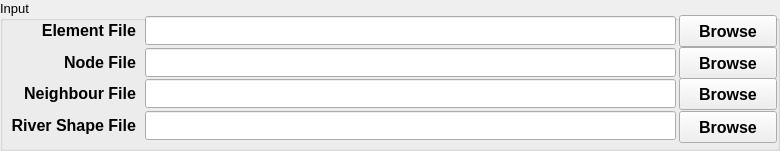
  <widget class="QGroupBox" name="groupBoxInput1">
   <property name="geometry">
    <rect>
     <x>5</x>
     <y>12</y>
     <width>780</width>
     <height>151</height>
    </rect>
   </property>
   <property name="font">
    <font>
     <pointsize>10</pointsize>
    </font>
   </property>
   <property name="title">
    <string>Input</string>
   </property>
   <widget class="QPushButton" name="pushButtonElementFile">
    <property name="geometry">
     <rect>
      <x>679</x>
      <y>15</y>
      <width>98</width>
      <height>32</height>
     </rect>
    </property>
    <property name="font">
     <font>
      <pointsize>12</pointsize>
      <weight>75</weight>
      <bold>true</bold>
     </font>
    </property>
    <property name="text">
     <string>Browse</string>
    </property>
    <property name="checkable">
     <bool>false</bool>
    </property>
    <property name="autoDefault">
     <bool>false</bool>
    </property>
    <property name="flat">
     <bool>false</bool>
    </property>
   </widget>
   <widget class="QLabel" name="textLabel1">
    <property name="geometry">
     <rect>
      <x>25</x>
      <y>15</y>
      <width>111</width>
      <height>31</height>
     </rect>
    </property>
    <property name="font">
     <font>
      <pointsize>12</pointsize>
      <weight>75</weight>
      <bold>true</bold>
     </font>
    </property>
    <property name="text">
     <string>Element File</string>
    </property>
    <property name="alignment">
     <set>Qt::AlignRight|Qt::AlignTrailing|Qt::AlignVCenter</set>
    </property>
   </widget>
   <widget class="QLineEdit" name="lineEditElementFile">
    <property name="geometry">
     <rect>
      <x>145</x>
      <y>16</y>
      <width>531</width>
      <height>29</height>
     </rect>
    </property>
    <property name="font">
     <font>
      <pointsize>11</pointsize>
      <weight>75</weight>
      <bold>true</bold>
     </font>
    </property>
   </widget>
   <widget class="QLineEdit" name="lineEditNodeFile">
    <property name="geometry">
     <rect>
      <x>145</x>
      <y>48</y>
      <width>531</width>
      <height>29</height>
     </rect>
    </property>
    <property name="font">
     <font>
      <pointsize>11</pointsize>
      <weight>75</weight>
      <bold>true</bold>
     </font>
    </property>
   </widget>
   <widget class="QLabel" name="textLabel1_3">
    <property name="geometry">
     <rect>
      <x>25</x>
      <y>47</y>
      <width>111</width>
      <height>31</height>
     </rect>
    </property>
    <property name="font">
     <font>
      <pointsize>12</pointsize>
      <weight>75</weight>
      <bold>true</bold>
     </font>
    </property>
    <property name="text">
     <string>Node File</string>
    </property>
    <property name="alignment">
     <set>Qt::AlignRight|Qt::AlignTrailing|Qt::AlignVCenter</set>
    </property>
   </widget>
   <widget class="QPushButton" name="pushButtonNodeFile">
    <property name="geometry">
     <rect>
      <x>679</x>
      <y>47</y>
      <width>98</width>
      <height>32</height>
     </rect>
    </property>
    <property name="font">
     <font>
      <pointsize>12</pointsize>
      <weight>75</weight>
      <bold>true</bold>
     </font>
    </property>
    <property name="text">
     <string>Browse</string>
    </property>
    <property name="checkable">
     <bool>false</bool>
    </property>
    <property name="autoDefault">
     <bool>false</bool>
    </property>
    <property name="flat">
     <bool>false</bool>
    </property>
   </widget>
   <widget class="QLineEdit" name="lineEditNeighbourFile">
    <property name="geometry">
     <rect>
      <x>145</x>
      <y>79</y>
      <width>531</width>
      <height>29</height>
     </rect>
    </property>
    <property name="font">
     <font>
      <pointsize>11</pointsize>
      <weight>75</weight>
      <bold>true</bold>
     </font>
    </property>
   </widget>
   <widget class="QLabel" name="textLabel1_4">
    <property name="geometry">
     <rect>
      <x>25</x>
      <y>78</y>
      <width>111</width>
      <height>31</height>
     </rect>
    </property>
    <property name="font">
     <font>
      <pointsize>12</pointsize>
      <weight>75</weight>
      <bold>true</bold>
     </font>
    </property>
    <property name="text">
     <string>Neighbour File</string>
    </property>
    <property name="alignment">
     <set>Qt::AlignRight|Qt::AlignTrailing|Qt::AlignVCenter</set>
    </property>
   </widget>
   <widget class="QPushButton" name="pushButtonNeighbourFile">
    <property name="geometry">
     <rect>
      <x>679</x>
      <y>78</y>
      <width>98</width>
      <height>32</height>
     </rect>
    </property>
    <property name="font">
     <font>
      <pointsize>12</pointsize>
      <weight>75</weight>
      <bold>true</bold>
     </font>
    </property>
    <property name="text">
     <string>Browse</string>
    </property>
    <property name="checkable">
     <bool>false</bool>
    </property>
    <property name="autoDefault">
     <bool>false</bool>
    </property>
    <property name="flat">
     <bool>false</bool>
    </property>
   </widget>
   <widget class="QLineEdit" name="lineEditRiverFile">
    <property name="geometry">
     <rect>
      <x>145</x>
      <y>111</y>
      <width>531</width>
      <height>29</height>
     </rect>
    </property>
    <property name="font">
     <font>
      <pointsize>11</pointsize>
      <weight>75</weight>
      <bold>true</bold>
     </font>
    </property>
   </widget>
   <widget class="QLabel" name="textLabel1_5">
    <property name="geometry">
     <rect>
      <x>5</x>
      <y>110</y>
      <width>131</width>
      <height>31</height>
     </rect>
    </property>
    <property name="font">
     <font>
      <pointsize>12</pointsize>
      <weight>75</weight>
      <bold>true</bold>
     </font>
    </property>
    <property name="text">
     <string>River Shape File</string>
    </property>
    <property name="alignment">
     <set>Qt::AlignRight|Qt::AlignTrailing|Qt::AlignVCenter</set>
    </property>
   </widget>
   <widget class="QPushButton" name="pushButtonRiverFile">
    <property name="geometry">
     <rect>
      <x>679</x>
      <y>111</y>
      <width>98</width>
      <height>32</height>
     </rect>
    </property>
    <property name="font">
     <font>
      <pointsize>12</pointsize>
      <weight>75</weight>
      <bold>true</bold>
     </font>
    </property>
    <property name="text">
     <string>Browse</string>
    </property>
    <property name="checkable">
     <bool>false</bool>
    </property>
    <property name="autoDefault">
     <bool>false</bool>
    </property>
    <property name="flat">
     <bool>false</bool>
    </property>
   </widget>
  </widget>
